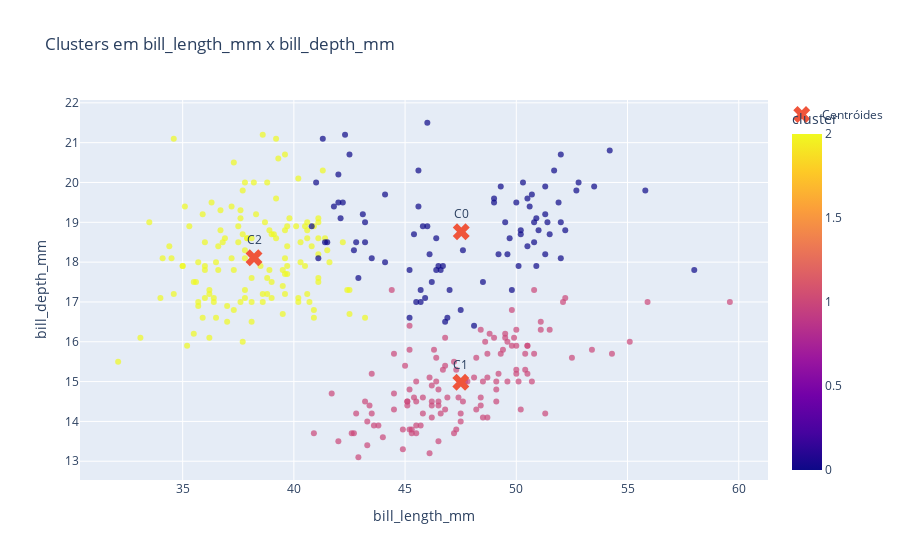

Notebook source saved alongside this figure:
### Code cell
# Gráfico 1 – bill_length_mm x bill_depth_mm com clusters e centróides
fig1 = px.scatter(
    penguins_cluster,
    x='bill_length_mm',
    y='bill_depth_mm',
    color='cluster',
    title='Clusters em bill_length_mm x bill_depth_mm',
    opacity=0.7
)

fig1.add_trace(
    go.Scatter(
        x=centroids_df['bill_length_mm'],
        y=centroids_df['bill_depth_mm'],
        mode='markers+text',
        marker=dict(size=15, symbol='x'),
        text=[f'C{i}' for i in range(len(centroids_df))],
        textposition='top center',
        name='Centróides'
    )
)

fig1.show()

### Figure 1 — Plotly figure (JSON) as saved in the notebook; plotly's stock layout.template omitted (floating-point values rounded to 4 significant figures; data arrays with more than 128 entries replaced by an {"elided": "..."} marker saying what was removed)
{"data": [{"hovertemplate": "bill_length_mm=%{x}<br>bill_depth_mm=%{y}<br>cluster=%{marker.color}<extra></extra>", "legendgroup": "", "marker": {"color": {"elided": "342 int values"}, "coloraxis": "coloraxis", "opacity": 0.7, "symbol": "circle"}, "mode": "markers", "name": "", "orientation": "v", "showlegend": false, "type": "scatter", "x": {"elided": "342 float values"}, "xaxis": "x", "y": {"elided": "342 float values"}, "yaxis": "y"}, {"marker": {"size": 15, "symbol": "x"}, "mode": "markers+text", "name": "Centróides", "text": ["C0", "C1", "C2"], "textposition": "top center", "type": "scatter", "x": [47.53, 47.5, 38.21], "y": [18.76, 14.98, 18.11]}], "layout": {"coloraxis": {"colorbar": {"title": {"text": "cluster"}}, "colorscale": [[0, "#0d0887"], [0.1111, "#46039f"], [0.2222, "#7201a8"], [0.3333, "#9c179e"], [0.4444, "#bd3786"], [0.5556, "#d8576b"], [0.6667, "#ed7953"], [0.7778, "#fb9f3a"], [0.8889, "#fdca26"], [1, "#f0f921"]]}, "legend": {"tracegroupgap": 0}, "title": {"text": "Clusters em bill_length_mm x bill_depth_mm"}, "xaxis": {"anchor": "y", "domain": [0, 1], "title": {"text": "bill_length_mm"}}, "yaxis": {"anchor": "x", "domain": [0, 1], "title": {"text": "bill_depth_mm"}}}}
